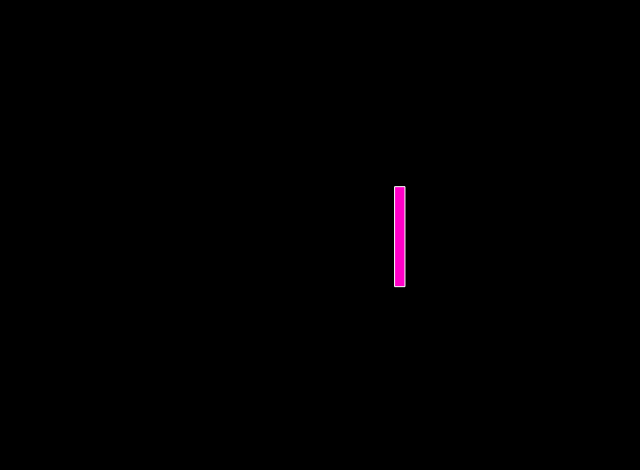
Frame 1 (no input)
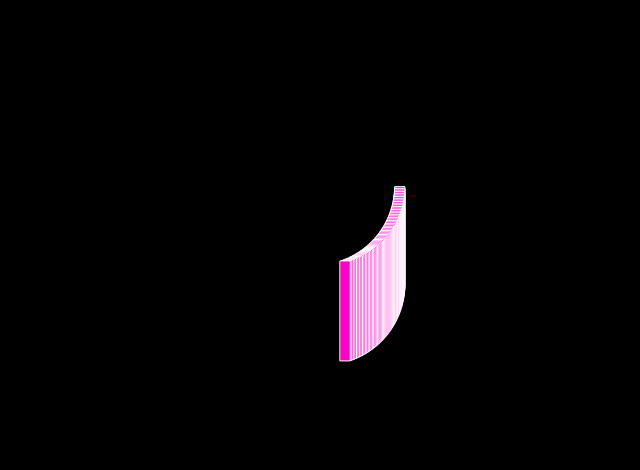
Frame 60 (no input)
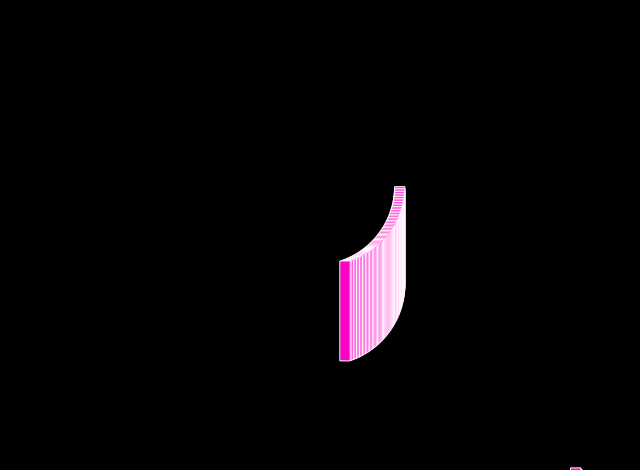
Frame 120 (the mouse pressed at the canvas centre since frame 60)

The p5.js sketch that drew these frames (run headless with seeded random() and noise() and a simulated clock; from frame 60 on, the mouse is pressed at the canvas centre):

// p5.js sketch
// ── sketch.js
function setup() {
  createCanvas(640, 470);
  fill(255,0,200)
  background(0);
}

function draw() {
  rectMode(CENTER);
  translate(width / 2, height / 2);
  translate(p5.Vector.fromAngle(millis() / 800, 80));
  stroke(255);
  rect(mouseX, mouseY, 10, 100);
}
